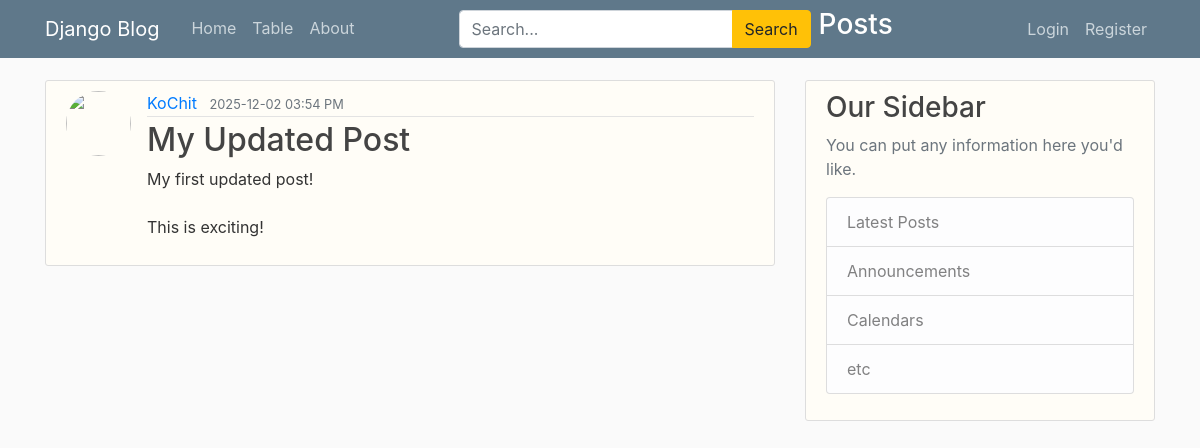
/post/1, run on the app's committed database.
### blog/models.py (models this page shows)
class Post(models.Model):
    title = models.CharField(max_length=100)
    content = models.TextField()
    date_posted = models.DateTimeField(default=timezone.now)
    author = models.ForeignKey(User, on_delete=models.CASCADE)

### blog/views.py (the view)
# urls.py: path('post/<int:pk>', PostDetailView.as_view(), name='post-detail'),
class PostDetailView(DetailView):
    model = Post

### blog/templates/blog/post_detail.html (shortened to what this page needs)
{% extends "blog/base.html" %}
{% block content %}
    <article class="media content-section">
        <img class="rounded-circle article-img" src="{{ object.author.profile.image.url }}">
        <div class="media-body">
            <div class="article-metadata">
                <a class="mr-2 link-offset-2 link-underline link-underline-opacity-0"
                   href="{% url 'user-posts' post.author.username %}">{{ object.author }}</a>
                <small class="text-muted">{{ object.date_posted | date:"Y-m-d h:i A" }}</small>
            </div>
            <h2><a class="article-title link-offset-2 link-underline link-underline-opacity-0" href="#">{{ object.title }}</a></h2>
            <p class="article-content">{{ object.content }}</p>
        </div>
    </article>
{% endblock content %}

### blog/static/blog/main.css (style rules this page uses)
body { background: #fafafa; color: #333333; margin-top: 5rem; }
h1, h2, h3, h4, h5, h6 { color: #444444; }
.content-section { background: #fffdf7; padding: 10px 20px; border: 1px solid #dddddd; border-radius: 3px; margin-bottom: 20px; }
.article-title { color: #444444; }
.article-content { white-space: pre-line; }
.article-img { height: 65px; width: 65px; margin-right: 16px; }
.article-metadata { padding-bottom: 1px; margin-bottom: 4px; border-bottom: 1px solid #e3e3e3 }

### data on the page
Post: author "KoChit", date_posted "2025-12-02 03:54 PM", title "My Updated Post", content "My first updated post! This is exciting!"
